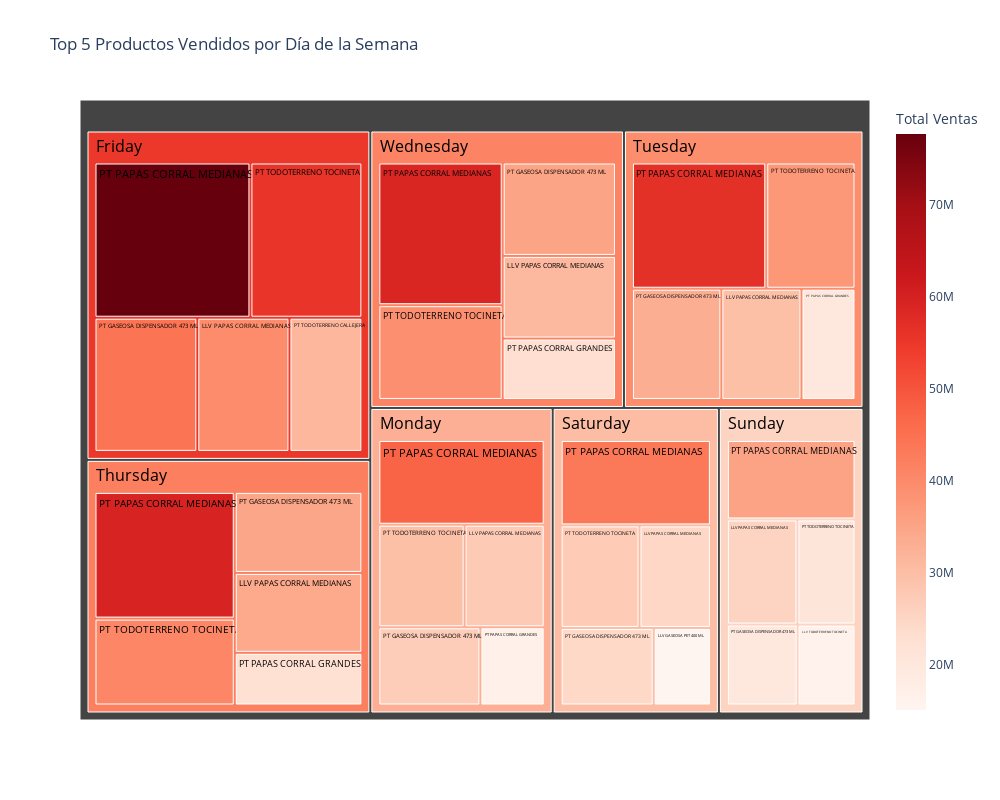

Notebook code cell kept with this figure:
### Code cell
ventas_producto_dia = (data
    .groupby(['dia_semana', 'nombre item'])['Venta']
    .sum()
    .reset_index()
)

top_5_productos_dia = (ventas_producto_dia
    .sort_values(by=['dia_semana', 'Venta'], ascending=False)
    .groupby('dia_semana')
    .head(5)
)

fig = px.treemap(
    top_5_productos_dia,
    path=['dia_semana', 'nombre item'],
    values='Venta',
    title='Top 5 Productos Vendidos por Día de la Semana',
    color='Venta',
    color_continuous_scale='Reds',
    labels={'Venta': 'Total Ventas'}, width=1000, height = 800
)

fig.update_traces(textfont=dict(size=16, color='black'))

fig.show()

### Figure 1 — Plotly figure (JSON) as saved in the notebook; plotly's stock layout.template omitted (floating-point values rounded to 4 significant figures)
{"data": [{"branchvalues": "total", "customdata": [[null], [null], [null], [null], [null], [15042975], [null], [27574904], [29707615], [31084027], [34154745], [39708668], [24831402], [25560213], [null], [null], [null], [null], [null], [null], [16133651], [26817702], [33160743], [35142006], [34643855], [44299728], [24453323], [19716092], [16886770], [20037573], [23099901], [22525904], [null], [null], [null], [47371823], [56533252], [58926513], [59555935], [77754752], [43506380], [35225052], [null], [null], [null], [null], [31409372], [null], [null], [29717667], [37557317], [39134877], [40835196], [55802817], [27412891], [21021709], [32970000.0], [39490000.0], [41300000.0], [42190000.0], [54970000.0], [30200000.0], [25370000.0]], "domain": {"x": [0, 1], "y": [0, 1]}, "hovertemplate": "labels=%{label}<br>Venta_sum=%{value}<br>parent=%{parent}<br>id=%{id}<br>Total Ventas=%{color}<extra></extra>", "ids": ["Monday/LLV GASEOSA PET 400 ML", "Tuesday/LLV GASEOSA PET 400 ML", "Wednesday/LLV GASEOSA PET 400 ML", "Thursday/LLV GASEOSA PET 400 ML", "Friday/LLV GASEOSA PET 400 ML", "Saturday/LLV GASEOSA PET 400 ML", "Sunday/LLV GASEOSA PET 400 ML", "Monday/LLV PAPAS CORRAL MEDIANAS", "Tuesday/LLV PAPAS CORRAL MEDIANAS", "Wednesday/LLV PAPAS CORRAL MEDIANAS", "Thursday/LLV PAPAS CORRAL MEDIANAS", "Friday/LLV PAPAS CORRAL MEDIANAS", "Saturday/LLV PAPAS CORRAL MEDIANAS", "Sunday/LLV PAPAS CORRAL MEDIANAS", "Monday/LLV TODOTERRENO TOCINETA", "Tuesday/LLV TODOTERRENO TOCINETA", "Wednesday/LLV TODOTERRENO TOCINETA", "Thursday/LLV TODOTERRENO TOCINETA", "Friday/LLV TODOTERRENO TOCINETA", "Saturday/LLV TODOTERRENO TOCINETA", "Sunday/LLV TODOTERRENO TOCINETA", "Monday/PT GASEOSA DISPENSADOR 473 ML", "Tuesday/PT GASEOSA DISPENSADOR 473 ML", "Wednesday/PT GASEOSA DISPENSADOR 473 ML", "Thursday/PT GASEOSA DISPENSADOR 473 ML", "Friday/PT GASEOSA DISPENSADOR 473 ML", "Saturday/PT GASEOSA DISPENSADOR 473 ML", "Sunday/PT GASEOSA DISPENSADOR 473 ML", "Monday/PT PAPAS CORRAL GRANDES", "Tuesday/PT PAPAS CORRAL GRANDES", "Wednesday/PT PAPAS CORRAL GRANDES", "Thursday/PT PAPAS CORRAL GRANDES", "Friday/PT PAPAS CORRAL GRANDES", "Saturday/PT PAPAS CORRAL GRANDES", "Sunday/PT PAPAS CORRAL GRANDES", "Monday/PT PAPAS CORRAL MEDIANAS", "Tuesday/PT PAPAS CORRAL MEDIANAS", "Wednesday/PT PAPAS CORRAL MEDIANAS", "Thursday/PT PAPAS CORRAL MEDIANAS", "Friday/PT PAPAS CORRAL MEDIANAS", "Saturday/PT PAPAS CORRAL MEDIANAS", "Sunday/PT PAPAS CORRAL MEDIANAS", "Monday/PT TODOTERRENO CALLEJERA", "Tuesday/PT TODOTERRENO CALLEJERA", "Wednesday/PT TODOTERRENO CALLEJERA", "Thursday/PT TODOTERRENO CALLEJERA", "Friday/PT TODOTERRENO CALLEJERA", "Saturday/PT TODOTERRENO CALLEJERA", "Sunday/PT TODOTERRENO CALLEJERA", "Monday/PT TODOTERRENO TOCINETA", "Tuesday/PT TODOTERRENO TOCINETA", "Wednesday/PT TODOTERRENO TOCINETA", "Thursday/PT TODOTERRENO TOCINETA", "Friday/PT TODOTERRENO TOCINETA", "Saturday/PT TODOTERRENO TOCINETA", "Sunday/PT TODOTERRENO TOCINETA", "Monday", "Tuesday", "Wednesday", "Thursday", "Friday", "Saturday", "Sunday"], "labels": ["LLV GASEOSA PET 400 ML", "LLV GASEOSA PET 400 ML", "LLV GASEOSA PET 400 ML", "LLV GASEOSA PET 400 ML", "LLV GASEOSA PET 400 ML", "LLV GASEOSA PET 400 ML", "LLV GASEOSA PET 400 ML", "LLV PAPAS CORRAL MEDIANAS", "LLV PAPAS CORRAL MEDIANAS", "LLV PAPAS CORRAL MEDIANAS", "LLV PAPAS CORRAL MEDIANAS", "LLV PAPAS CORRAL MEDIANAS", "LLV PAPAS CORRAL MEDIANAS", "LLV PAPAS CORRAL MEDIANAS", "LLV TODOTERRENO TOCINETA", "LLV TODOTERRENO TOCINETA", "LLV TODOTERRENO TOCINETA", "LLV TODOTERRENO TOCINETA", "LLV TODOTERRENO TOCINETA", "LLV TODOTERRENO TOCINETA", "LLV TODOTERRENO TOCINETA", "PT GASEOSA DISPENSADOR 473 ML", "PT GASEOSA DISPENSADOR 473 ML", "PT GASEOSA DISPENSADOR 473 ML", "PT GASEOSA DISPENSADOR 473 ML", "PT GASEOSA DISPENSADOR 473 ML", "PT GASEOSA DISPENSADOR 473 ML", "PT GASEOSA DISPENSADOR 473 ML", "PT PAPAS CORRAL GRANDES", "PT PAPAS CORRAL GRANDES", "PT PAPAS CORRAL GRANDES", "PT PAPAS CORRAL GRANDES", "PT PAPAS CORRAL GRANDES", "PT PAPAS CORRAL GRANDES", "PT PAPAS CORRAL GRANDES", "PT PAPAS CORRAL MEDIANAS", "PT PAPAS CORRAL MEDIANAS", "PT PAPAS CORRAL MEDIANAS", "PT PAPAS CORRAL MEDIANAS", "PT PAPAS CORRAL MEDIANAS", "PT PAPAS CORRAL MEDIANAS", "PT PAPAS CORRAL MEDIANAS", "PT TODOTERRENO CALLEJERA", "PT TODOTERRENO CALLEJERA", "PT TODOTERRENO CALLEJERA", "PT TODOTERRENO CALLEJERA", "PT TODOTERRENO CALLEJERA", "PT TODOTERRENO CALLEJERA", "PT TODOTERRENO CALLEJERA", "PT TODOTERRENO TOCINETA", "PT TODOTERRENO TOCINETA", "PT TODOTERRENO TOCINETA", "PT TODOTERRENO TOCINETA", "PT TODOTERRENO TOCINETA", "PT TODOTERRENO TOCINETA", "PT TODOTERRENO TOCINETA", "Monday", "Tuesday", "Wednesday", "Thursday", "Friday", "Saturday", "Sunday"], "marker": {"coloraxis": "coloraxis", "colors": [null, null, null, null, null, 15042975, null, 27574904, 29707615, 31084027, 34154745, 39708668, 24831402, 25560213, null, null, null, null, null, null, 16133651, 26817702, 33160743, 35142006, 34643855, 44299728, 24453323, 19716092, 16886770, 20037573, 23099901, 22525904, null, null, null, 47371823, 56533252, 58926513, 59555935, 77754752, 43506380, 35225052, null, null, null, null, 31409372, null, null, 29717667, 37557317, 39134877, 40835196, 55802817, 27412891, 21021709, 32970000.0, 39490000.0, 41300000.0, 42190000.0, 54970000.0, 30200000.0, 25370000.0]}, "name": "", "parents": ["Monday", "Tuesday", "Wednesday", "Thursday", "Friday", "Saturday", "Sunday", "Monday", "Tuesday", "Wednesday", "Thursday", "Friday", "Saturday", "Sunday", "Monday", "Tuesday", "Wednesday", "Thursday", "Friday", "Saturday", "Sunday", "Monday", "Tuesday", "Wednesday", "Thursday", "Friday", "Saturday", "Sunday", "Monday", "Tuesday", "Wednesday", "Thursday", "Friday", "Saturday", "Sunday", "Monday", "Tuesday", "Wednesday", "Thursday", "Friday", "Saturday", "Sunday", "Monday", "Tuesday", "Wednesday", "Thursday", "Friday", "Saturday", "Sunday", "Monday", "Tuesday", "Wednesday", "Thursday", "Friday", "Saturday", "Sunday", "", "", "", "", "", "", ""], "textfont": {"color": "black", "size": 16}, "type": "treemap", "values": [0, 0, 0, 0, 0, 15042975, 0, 27574904, 29707615, 31084027, 34154745, 39708668, 24831402, 25560213, 0, 0, 0, 0, 0, 0, 16133651, 26817702, 33160743, 35142006, 34643855, 44299728, 24453323, 19716092, 16886770, 20037573, 23099901, 22525904, 0, 0, 0, 47371823, 56533252, 58926513, 59555935, 77754752, 43506380, 35225052, 0, 0, 0, 0, 31409372, 0, 0, 29717667, 37557317, 39134877, 40835196, 55802817, 27412891, 21021709, 148368866, 176996500, 187387324, 191715635, 248975337, 135246971, 117656717]}], "layout": {"coloraxis": {"colorbar": {"title": {"text": "Total Ventas"}}, "colorscale": [[0, "rgb(255,245,240)"], [0.125, "rgb(254,224,210)"], [0.25, "rgb(252,187,161)"], [0.375, "rgb(252,146,114)"], [0.5, "rgb(251,106,74)"], [0.625, "rgb(239,59,44)"], [0.75, "rgb(203,24,29)"], [0.875, "rgb(165,15,21)"], [1, "rgb(103,0,13)"]]}, "height": 800, "legend": {"tracegroupgap": 0}, "title": {"text": "Top 5 Productos Vendidos por Día de la Semana"}, "width": 1000}}
